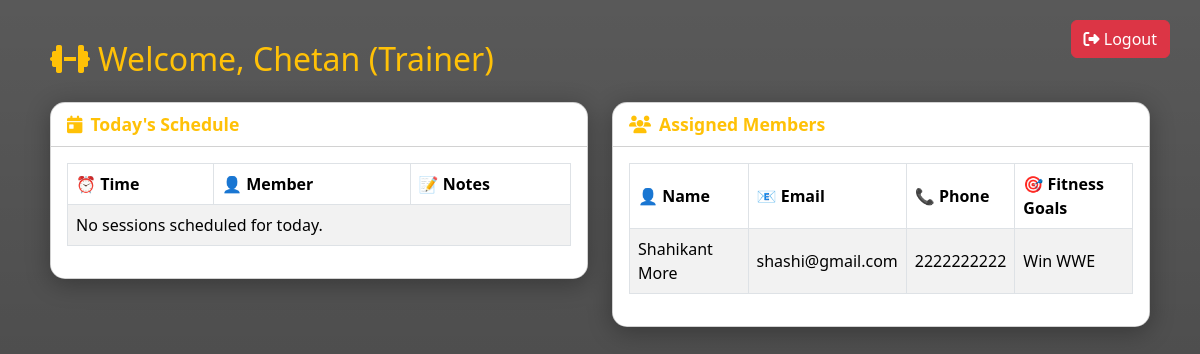
The page /trainer/trainer_dashboard.php (signed in) on the database its author committed.
### tables this page shows
CREATE TABLE `members` (
  `id` int NOT NULL AUTO_INCREMENT,
  `name` varchar(100) DEFAULT NULL,
  `email` varchar(100) DEFAULT NULL,
  `phone` varchar(20) DEFAULT NULL,
  `dob` date DEFAULT NULL,
  `address` text,
  `emergency_contact` varchar(20) DEFAULT NULL,
  `health_conditions` text,
  `fitness_goals` text,
  `password` varchar(255) DEFAULT NULL,
  `created_at` timestamp NULL DEFAULT CURRENT_TIMESTAMP,
  PRIMARY KEY (`id`)
);

### trainer/trainer_dashboard.php (the view, shortened to what this page needs)
<?php
include '../db.php';
?>
<!DOCTYPE html>
<html lang="en">
<head>
  <link rel="stylesheet" href="https://cdn.jsdelivr.net/npm/bootstrap@5.3.3/dist/css/bootstrap.min.css">
  <link rel="stylesheet" href="https://cdnjs.cloudflare.com/ajax/libs/font-awesome/6.5.0/css/all.min.css">
</head>
<body>
<a href="../logout.php" class="btn btn-danger btn-logout"><i class="fas fa-sign-out-alt"></i> Logout</a>
<div class="container dashboard-container">
  <h2 class="mb-4"><i class="fas fa-dumbbell me-2"></i>Welcome, <?php echo $_SESSION['user_name']; ?> (Trainer)</h2>
  <div class="row g-4">
    <div class="col-md-6">
      <div class="card">
        <div class="card-header">
          <i class="fas fa-calendar-day me-2"></i>Today's Schedule
        </div>
        <div class="card-body">
          <?php
          $today = date('Y-m-d');
          $trainer_id = $_SESSION['user_id'];
          $sessions = $conn->prepare("
              SELECT ts.session_date, ts.session_time, m.name AS member_name, ts.notes
              FROM trainer_schedule ts
              JOIN members m ON ts.member_id = m.id
              WHERE ts.trainer_id = ? AND ts.session_date = ?
              ORDER BY ts.session_time ASC
          ");
          $sessions->bind_param("is", $trainer_id, $today);
          $sessions->execute();
          $result = $sessions->get_result();
          ?>
          <div class="table-responsive">
            <table class="table table-striped table-bordered">
              <thead>
                <tr>
                  <th>⏰ Time</th>
                  <th>👤 Member</th>
                  <th>📝 Notes</th>
                </tr>
              </thead>
              <tbody>
                <?php if ($result->num_rows > 0): ?>
                  <?php while($row = $result->fetch_assoc()): ?>
                    <tr>
                      <td><?= date("h:i A", strtotime($row['session_time'])) ?></td>
                      <td><?= $row['member_name'] ?></td>
                      <td><?= $row['notes'] ?></td>
                    </tr>
                  <?php endwhile; ?>
                <?php else: ?>
                  <tr><td colspan="3">No sessions scheduled for today.</td></tr>
                <?php endif; ?>
              </tbody>
            </table>
          </div>
        </div>
      </div>
    </div>
    <div class="col-md-6">
      <div class="card">
        <div class="card-header">
          <i class="fas fa-users me-2"></i>Assigned Members
        </div>
        <div class="card-body">
          <?php
          $query = $conn->prepare("
              SELECT m.name, m.email, m.phone, m.fitness_goals
              FROM members m
              JOIN member_trainers mt ON m.id = mt.member_id
              WHERE mt.trainer_id = ?
          ");
          $query->bind_param("i", $trainer_id);
          $query->execute();
          $assigned = $query->get_result();
          if ($assigned->num_rows > 0): ?>
            <div class="table-responsive">
              <table class="table table-striped table-bordered">
                <thead>
                  <tr>
                    <th>👤 Name</th>
                    <th>📧 Email</th>
                    <th>📞 Phone</th>
                    <th>🎯 Fitness Goals</th>
                  </tr>
                </thead>
                <tbody>
                  <?php while($row = $assigned->fetch_assoc()): ?>
                    <tr>
                      <td><?= $row['name'] ?></td>
                      <td><?= $row['email'] ?></td>
                      <td><?= $row['phone'] ?></td>
                      <td><?= $row['fitness_goals'] ?></td>
                    </tr>
                  <?php endwhile; ?>
                </tbody>
              </table>
            </div>
          <?php else: ?>
            <p>No members assigned yet.</p>
          <?php endif; ?>
        </div>
      </div>
    </div>
  </div>
</div>
</body>
</html>

### trainer/trainer_dashboard.php (style rules this page uses)
body { background: linear-gradient(rgba(0, 0, 0, 0.65), rgba(0, 0, 0, 0.75)), url('https://images.unsplash.com/photo-1583454110551-21f8dedf8bf0?auto=format&fit=crop&w=1470&q=80') no-repeat center center fixed; background-size: cover; min-height: 100vh; color: #fff; font-family: 'Segoe UI', sans-serif; }
.dashboard-container { padding: 40px 20px; }
.card { border-radius: 15px; overflow: hidden; box-shadow: 0 5px 25px rgba(0, 0, 0, 0.3); transition: transform 0.2s ease-in-out; }
.card-header { font-weight: bold; font-size: 1.1rem; background-color: rgba(255, 255, 255, 0.1); color: #ffc107; }
.card-body { background-color: rgba(255, 255, 255, 0.95); color: #000; }
.table td, .table th { vertical-align: middle; }
.table thead { background-color: #343a40; color: #fff; }
.btn-logout { position: fixed; top: 20px; right: 30px; z-index: 1000; }
h2 { color: #ffc107; }

### rows shown on the page
members: name "Shahikant More", email "shashi@gmail.com", phone "2222222222", fitness_goals "Win WWE"

### other values the page prints
$_SESSION['user_name'] "Chetan"
